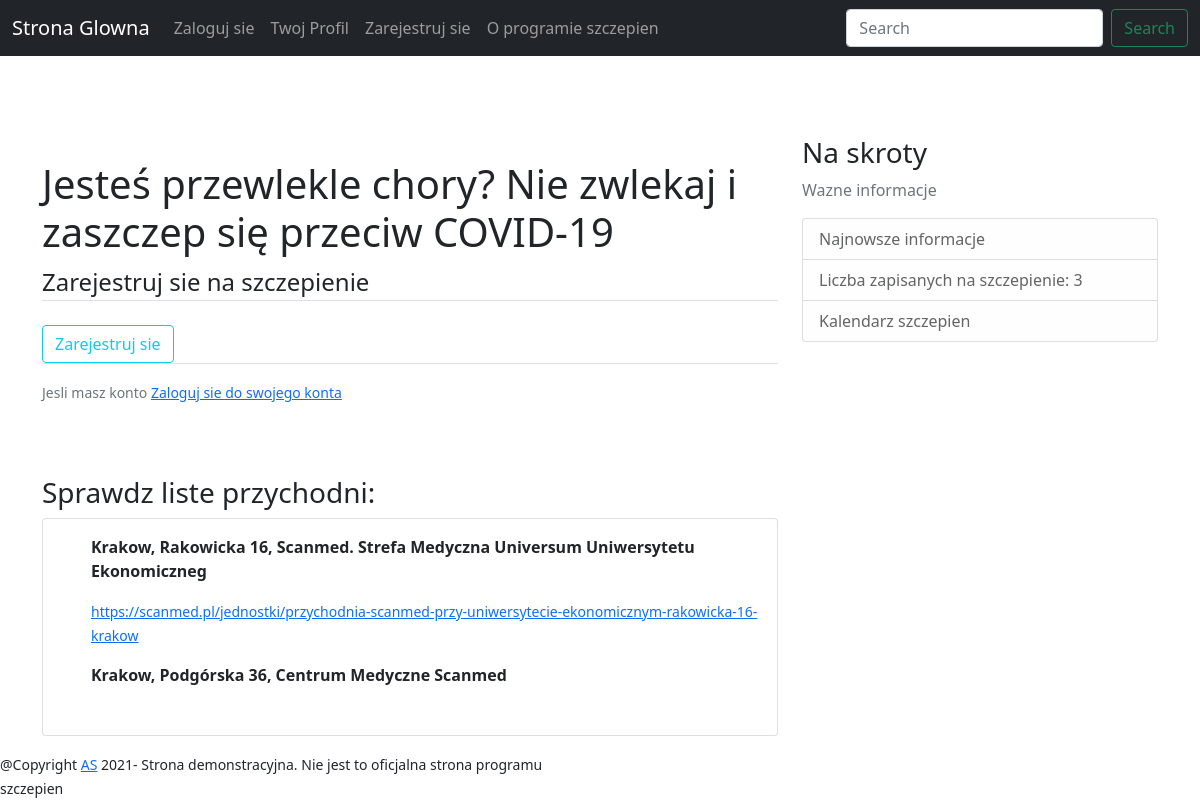
The app's page /, older data.
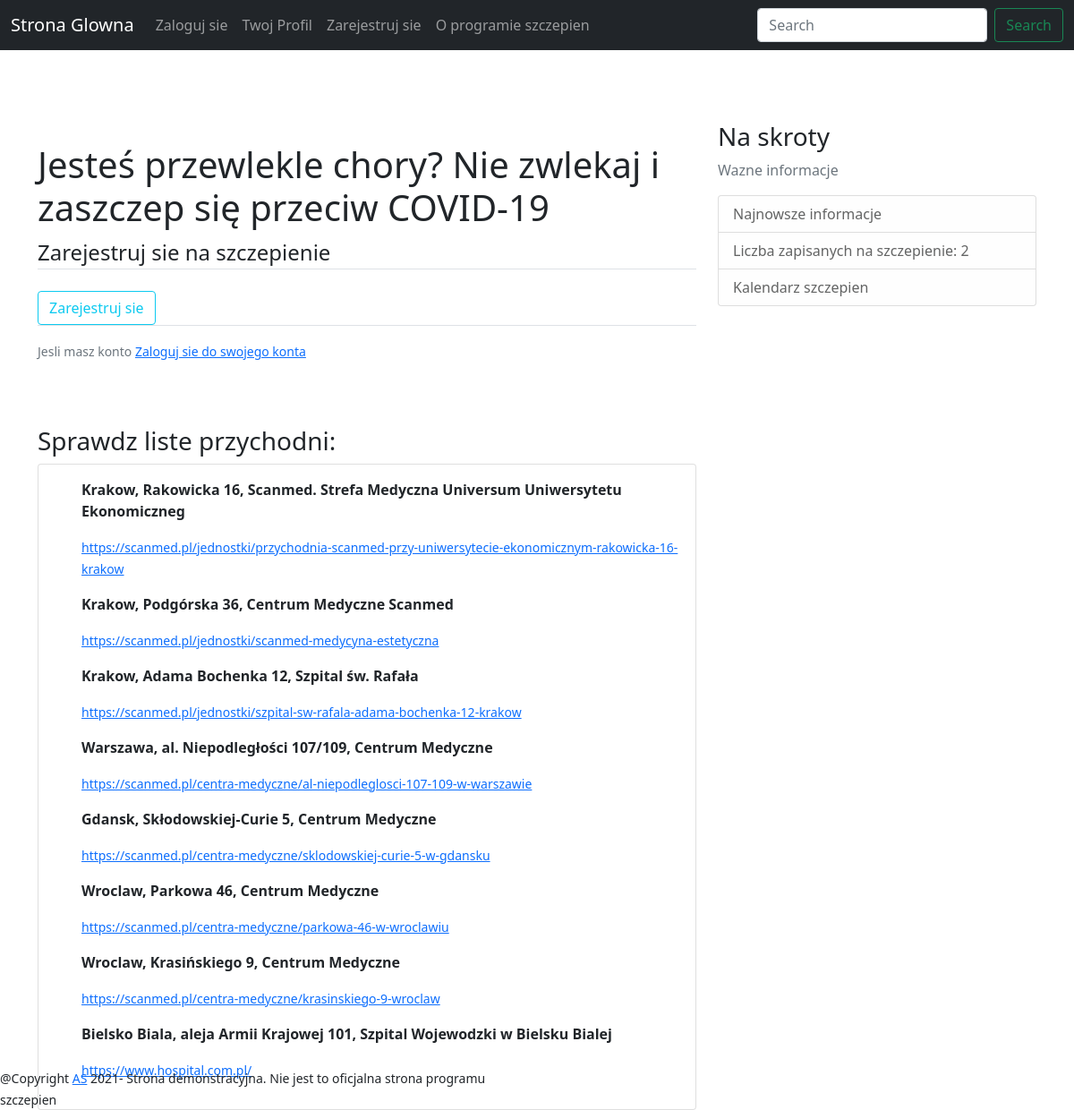
The same page, newer data.
### place/models.py (models this page shows)
class Place(models.Model):
    place_name = models.CharField(max_length=60, null=True)
    adress = models.CharField(max_length=60, null=True)
    city = models.ForeignKey(City, on_delete=models.CASCADE)
    website = models.CharField(max_length=200, null=True)
    def __str__(self):
        return f'{self.city}, {self.adress}, {self.place_name}'

### city/models.py (models this page shows)
class City(models.Model):
    city_name = models.CharField(max_length=60, null=False)
    def __str__(self):
        return f'{self.city_name}'

### account/views.py (the view)
# urls.py: path('', home_view, name="home"),
def home_view(request):
    context = {
        'place': Place.objects.all().order_by("city"),
        "submission_num": Submission.objects.count()
    }
    return render(request, "account/home.html", context)

### account/templates/account/home.html (shortened to what this page needs)
{% extends "account/base.html" %}
{% block content %}
    <br/>
        <h1> Jesteś przewlekle chory? Nie zwlekaj i zaszczep się przeciw COVID-19 </h1>
        <div class="content-section">
            <form method="POST">
                <fieldset class="form-group">
                    <legend class="border-bottom mb-4">Zarejestruj sie na szczepienie</legend>
                </fieldset>
                <div class="form-group">
                    <a class="btn btn-outline-info" href="{% url 'register' %}">Zarejestruj sie</a>
                </div>
            </form>
            <div class="border-top pt-3">
                <small class="text-muted">
                    Jesli masz konto <a class="ml-2" href="{% url 'login' %}">Zaloguj sie do swojego konta</a>
                </small>
            </div>
        </div>
      <br/><br/><br/>
      <h3> Sprawdz liste przychodni: </h3>
      <div class="card card-body">
          {% for p in place %}
            <ul class="w3-ul">
                <b><p class="mr-2"> {{ p }}</p></b>
                {% if p.website %}
                <div>
                   <small> <a class="mr-2" href="{{ p.website }}"> {{ p.website }} </a> </small>
                </div>
                {% endif %}
            </ul>
          {% endfor %}
      </div>
{% endblock %}

### account/templates/account/base.html (shortened to what this page needs)
{% load static %}
<!doctype html>
<html lang="en">
  <head>
    <link href="https://cdn.jsdelivr.net/npm/bootstrap@5.0.0-beta3/dist/css/bootstrap.min.css" rel="stylesheet">
    {% include 'account/navbar.html' %}
  </head>
  <body>
    <main role="main" class="container">
            <br/><br/><br/>
            <div class="row">
              <div class="col-md-8">
                {% block content %}{% endblock %}
              </div>
              <div class="col-md-4">
                <div class="content-section">
                  <h3>Na skroty</h3>
                  <p class='text-muted'>Wazne informacje
                    <ul class="list-group">
                      <a class="list-group-item list-group-item-light" href="{% url 'about' %}">Najnowsze informacje</a>
                      <li class="list-group-item list-group-item-light">Liczba zapisanych na szczepienie: {{ submission_num }}</li>
                      <li class="list-group-item list-group-item-light">Kalendarz szczepien</li>
                    </ul>
                  </p>
                </div>
              </div>
            </div>
       </main>
  </body>
  {% include "account/footer.html" %}
</html>

### account/templates/account/navbar.html (shortened to what this page needs)
<nav class="navbar navbar-expand-lg navbar-dark bg-dark">
  <div class="container-fluid">
    <a class="navbar-brand" href="{% url 'home' %}">Strona Glowna</a>
    <div class="collapse navbar-collapse" id="navbarSupportedContent">
      <ul class="navbar-nav me-auto mb-2 mb-lg-0">
        {% if request.user.is_authenticated %}
            <li class="nav-item">
              <a class="nav-link" href="{% url 'logout' %}">Wyloguj sie</a>
            </li>
        {% else %}
            <li class="nav-item">
              <a class="nav-link" href="{% url 'login' %}">Zaloguj sie</a>
            </li>
        {% endif %}
        <li class="nav-item">
          <a class="nav-link" href="{% url 'profile' %}">Twoj Profil</a>
        </li>
        <li class="nav-item">
          <a class="nav-link" href="{% url 'register' %}">Zarejestruj sie</a>
        </li>
        <li class="nav-item">
          <a class="nav-link" href="{% url 'about' %}">O programie szczepien</a>
        </li>
      </ul>
      <form class="d-flex">
        <input class="form-control me-2" type="search" placeholder="Search" aria-label="Search">
        <button class="btn btn-outline-success" type="submit">Search</button>
      </form>
    </div>
  </div>
</nav>

### account/templates/account/footer.html
<div class="footer">
  <small>@Copyright <a href="https://github.com/AdamSulek"> AS</a> 2021-
    Strona demonstracyjna. Nie jest to oficjalna strona programu szczepien</small>
 </div>

### account/templates/account/base.html (style rules this page uses)
.footer { clear: both; position: fixed; left: 0; bottom: 0; width: 50%; }

Row changes from the older to the newer data that the page shows:
changed Place "Krakow, Podgórska 36, Centrum Medyczne Scanmed": website (not shown) → "https://scanmed.pl/jednostki/scanmed-medycyna-estetyczna"
added Place: city+adress+place_name "Krakow, Adama Bochenka 12, Szpital św. Rafała", website "https://scanmed.pl/jednostki/szpital-sw-rafala-adama-bochenka-12-krakow"
added Place: city+adress+place_name "Warszawa, al. Niepodległości 107/109, Centrum Medyczne", website "https://scanmed.pl/centra-medyczne/al-niepodleglosci-107-109-w-warszawie"
added Place: city+adress+place_name "Gdansk, Skłodowskiej-Curie 5, Centrum Medyczne", website "https://scanmed.pl/centra-medyczne/sklodowskiej-curie-5-w-gdansku"
added Place: city+adress+place_name "Wroclaw, Parkowa 46, Centrum Medyczne", website "https://scanmed.pl/centra-medyczne/parkowa-46-w-wroclawiu"
added Place: city+adress+place_name "Wroclaw, Krasińskiego 9, Centrum Medyczne", website "https://scanmed.pl/centra-medyczne/krasinskiego-9-wroclaw"
added Place: city+adress+place_name "Bielsko Biala, aleja Armii Krajowej 101, Szpital Wojewodzki w Bielsku Bialej", website "https://www.hospital.com.pl/"
Text that changed along with them:
{{ submission_num }}: "3" → "2"
